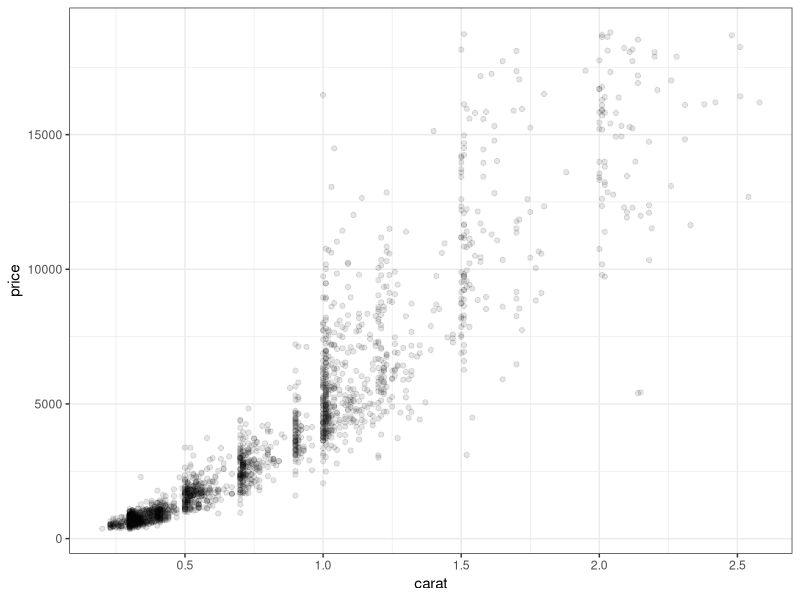
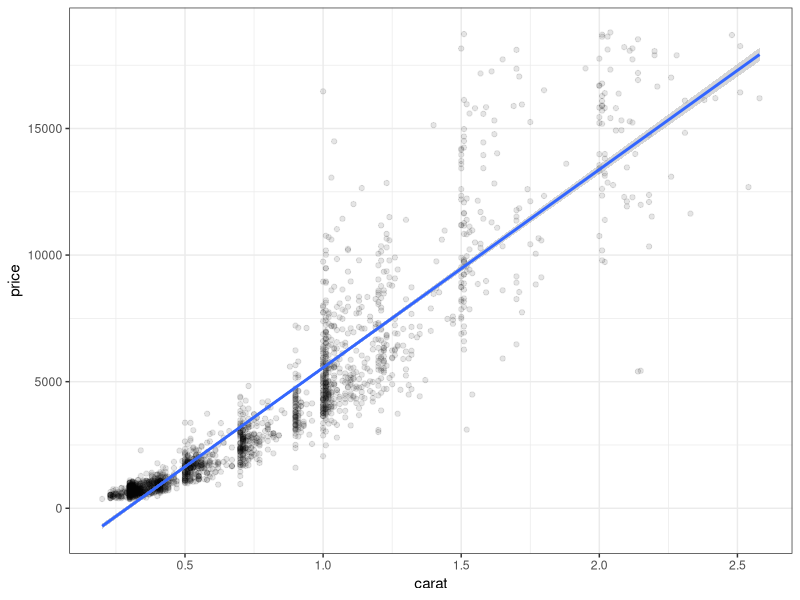
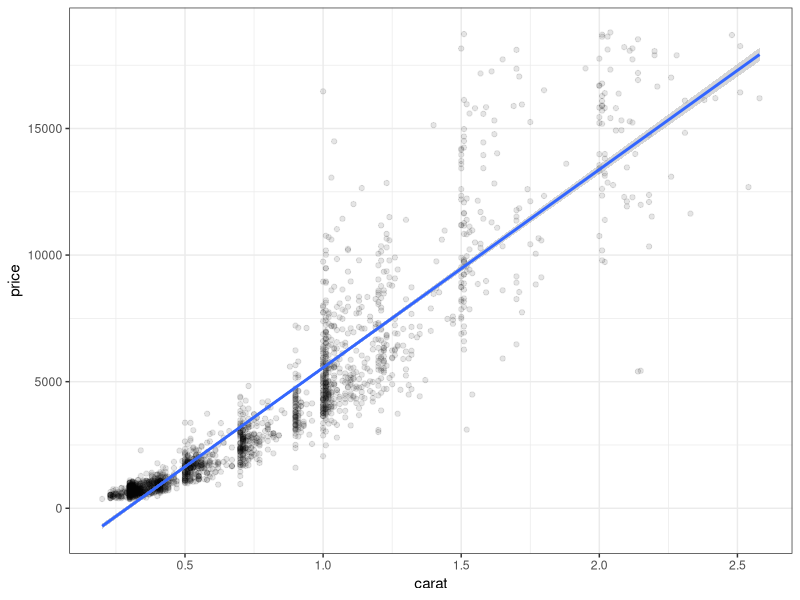
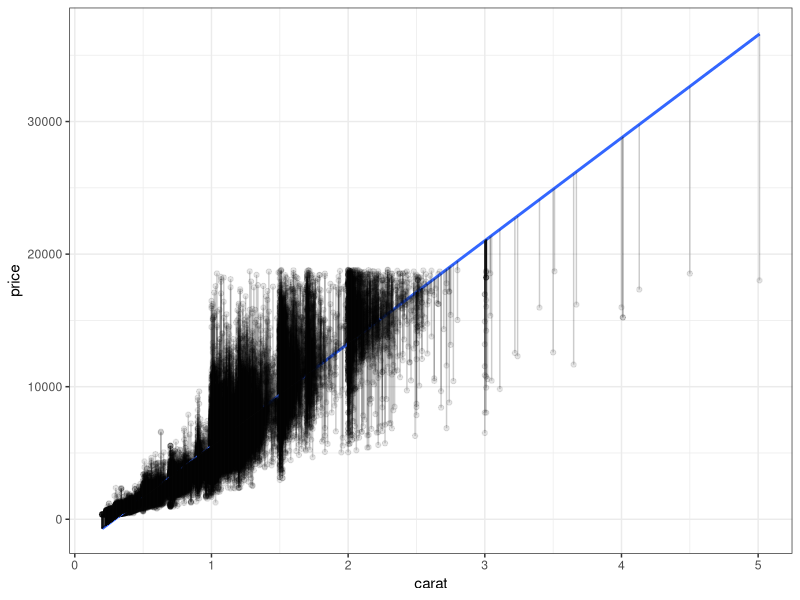

Recreate these plots in R, in order.
## ---- chunk 1
options(htmltools.dir.version = FALSE)
knitr::opts_chunk$set(fig.align = "center", fig.asp=.5, message = FALSE, warning = FALSE)
## ---- chunk 2
library(tidyverse)
diamonds_n <- diamonds %>% sample_n(2000) 
diamonds_n %>% ggplot() +
  geom_point(aes(x = carat, y = price), alpha = .1) +
  theme_bw()
## ---- chunk 3
library(tidyverse)
diamonds_n %>% ggplot(aes(x = carat, y = price)) +
  geom_point(alpha = .1) +
  geom_smooth(method='lm',formula=y~x) +
  theme_bw()
## ---- chunk 4
library(tidyverse)
diamonds_n %>% ggplot(aes(x = carat, y = price)) +
  geom_point(alpha = .1) +
  geom_smooth(method='lm',formula=y~x) +
  theme_bw()
## ---- chunk 5
library(tidyverse)
d_lm <- lm(price ~ carat, data = diamonds)
diamonds_n <- diamonds %>% mutate(predicted = predict(d_lm))
diamonds_n %>% ggplot(aes(x = carat, y = price)) +
  geom_point(alpha = .1) +
  geom_smooth(method='lm',formula=y~x) +
  geom_segment(aes(x=carat, xend=carat, y=price, yend=predicted), alpha = .2) +
  theme_bw()
## ---- chunk 6
(diam_lm <- lm(formula = price ~ carat, data = diamonds))
